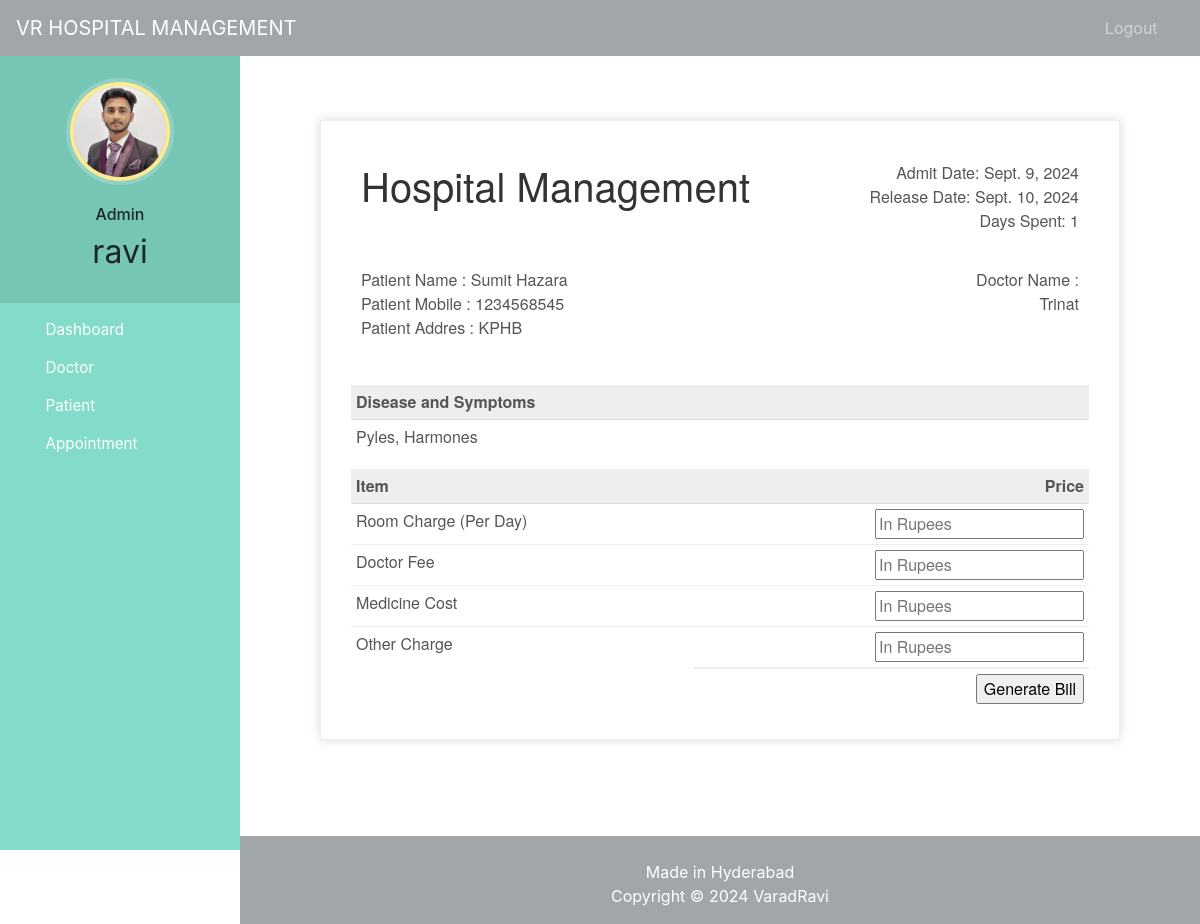
Page /discharge-patient/1 (signed in) on the committed database.
### hospital/models.py (models this page shows, shortened)
class Patient(models.Model):
    user=models.OneToOneField(User,on_delete=models.CASCADE)
    profile_pic= models.ImageField(upload_to='profile_pic/PatientProfilePic/',null=True,blank=True)
    address = models.CharField(max_length=40)
    mobile = models.CharField(max_length=20,null=False)
    symptoms = models.CharField(max_length=100,null=False)
    assignedDoctorId = models.PositiveIntegerField(null=True)
    admitDate=models.DateField(auto_now=True)
    status=models.BooleanField(default=False)
    @property
    def get_name(self):
        return self.user.first_name+" "+self.user.last_name

### hospital/views.py (the view, shortened to what this page needs)
# urls.py: path('discharge-patient/<int:pk>', views.discharge_patient_view,name='discharge-patient'),
@login_required(login_url='adminlogin')
@user_passes_test(is_admin)
def discharge_patient_view(request,pk):
    patient=models.Patient.objects.get(id=pk)
    days=(date.today()-patient.admitDate) #2 days, 0:00:00
    assignedDoctor=models.User.objects.all().filter(id=patient.assignedDoctorId)
    d=days.days # only how many day that is 2
    patientDict={
        'patientId':pk,
        'name':patient.get_name,
        'mobile':patient.mobile,
        'address':patient.address,
        'symptoms':patient.symptoms,
        'admitDate':patient.admitDate,
        'todayDate':date.today(),
        'day':d,
        'assignedDoctorName':assignedDoctor[0].first_name,
    }
    return render(request,'hospital/patient_generate_bill.html',context=patientDict)

### hospital/views.py (called while the page is built)
def is_admin(user):
    return user.groups.filter(name='ADMIN').exists()

### templates/hospital/patient_generate_bill.html (shortened to what this page needs)
{% extends 'hospital/admin_base.html' %}
{% load static %}
{% block content %}
<head>
</head>
<br><br><br>
<div class="invoice-box">
  <table cellpadding="0" cellspacing="0">
    <tr class="top">
      <td colspan="2">
        <table>
          <tr>
            <td class="title">
              <h1>Hospital Management</h1>
            </td>
            <td>
              Admit Date: {{admitDate}}<br>
              Release Date: {{todayDate}}<br>
              Days Spent: {{day}}
            </td>
          </tr>
        </table>
      </td>
    </tr>
    <tr class="information">
      <td colspan="2">
        <table>
          <tr>
            <td>
              Patient Name : {{name}}<br>
              Patient Mobile : {{mobile}}<br>
              Patient Addres : {{address}}<br>
            </td>
            <td>
              Doctor Name :<br>
              {{assignedDoctorName}}<br>
            </td>
          </tr>
        </table>
      </td>
    </tr>
    <tr class="heading">
      <td>
        Disease and Symptoms
      </td>
      <td>
      </td>
    </tr>
    <tr class="details">
      <td>
        {{symptoms}}
      </td>
    </tr>
    <tr class="heading">
      <td>
        Item
      </td>
      <td>
        Price
      </td>
    </tr>
    <form method="post">
      <tr class="item">
        <td>
          Room Charge (Per Day)
        </td>
        <td>
          <input type="number" name="roomCharge" placeholder="In Rupees" value="">
        </td>
      </tr>
      <tr class="item">
        <td>
          Doctor Fee
        </td>
        <td>
          <input type="number" name="doctorFee" placeholder="In Rupees" value="">
        </td>
      </tr>
      <tr class="item">
        <td>
          Medicine Cost
        </td>
        <td>
          <input type="number" name="medicineCost" placeholder="In Rupees" value="">
        </td>
      </tr>
      <tr class="item last">
        <td>
          Other Charge
        </td>
        <td>
          <input type="number" name="OtherCharge" placeholder="In Rupees" value="">
        </td>
      </tr>
      <tr class="total">
        <td></td>
        <td>
          <input type="submit" name="submit" value="Generate Bill">
        </td>
      </tr>
    </form>
  </table>
</div>
{% endblock content %}

### templates/hospital/admin_base.html (shortened to what this page needs)
<!DOCTYPE html>
{% load static %}
<html lang="en">
<head>
  <link rel="stylesheet" href="https://stackpath.bootstrapcdn.com/bootstrap/4.3.1/css/bootstrap.min.css">
  <link rel="stylesheet" href="https://maxcdn.bootstrapcdn.com/font-awesome/4.7.0/css/font-awesome.min.css">
  <link rel="stylesheet" href="{% static '/style.css' %}">
</head>
<body>
  <nav class="menu" tabindex="0">
    <header class="avatar">
      <img src="{% static "images/adminpropic.png" %}" />
      <br><br>
      <h6>Admin</h6>
      <h2>{{request.user.first_name}}</h2>
    </header>
    <ul>
      <li tabindex="0" class="icon-dashboard"> <a style="color:white; text-decoration:none;" href="/admin-dashboard"><span>Dashboard</span></a> </li>
      <li tabindex="0" class="icon-customers"> <a style="color:white; text-decoration:none;" href="/admin-doctor"><span>Doctor</span></a></li>
      <li tabindex="0" class="icon-users"> <a style="color:white; text-decoration:none;" href="/admin-patient"><span>Patient</span></a></li>
      <li tabindex="0" class="icon-calendar"> <a style="color:white; text-decoration:none;" href="/admin-appointment"><span>Appointment</span></a></li>
    </ul>
  </nav>
  <main>
    <div class="bs-example">
      <nav class="navbar navbar-expand-md  navbar-dark fixed-top" style="background:#a1a6aa;">
        <a href="/admin-dashboard" class="navbar-brand">VR HOSPITAL MANAGEMENT</a>
        <div class="collapse navbar-collapse justify-content-between" id="navbarCollapse">
          <div class="navbar-nav" style=" margin-left: 90%;">
            <a href="/logout" class="nav-item nav-link">Logout</a>
          </div>
        </div>
      </nav>
    </div>
    <br><br>
    {% block content %}
    {% endblock content %}
    <br><br><br><br>
    <footer>
      <br>
      <div class="container">
        <div class="row">
          <div class="col-md-12 col-sm-12">
            <div style="color:#ffffff;" class="wow fadeInUp footer-copyright">
              <p>Made in Hyderabad <br>
                Copyright &copy; 2024 VaradRavi </p>
            </div>
          </div>
        </div>
      </div>
    </footer>
  </main>
</body>
</html>

### static/style.css (style rules this page uses)
body { padding-left: 240px; }
main { position: relative; height: 100vh; }
.menu { background: #5bc995; height: 100vh; width: 240px; position: fixed; top: 0px; left: 0; z-index: 5; outline: none; }
.menu .avatar { background: rgba(0, 0, 0, 0.1); padding: 2em 0.5em; text-align: center; }
.menu .avatar img { width: 100px; border-radius: 50%; overflow: hidden; border: 4px solid #ffea92; box-shadow: 0 0 0 4px rgba(255, 255, 255, 0.2); }
.menu .avatar h2 { font-weight: normal; margin-bottom: 0; }
.menu ul { list-style: none; padding: 0.5em 0; margin: 0; }
.menu ul li { padding: 0.5em 1em 0.5em 3em; font-size: 0.95em; font-weight: regular; background-repeat: no-repeat; background-position: left 15px center; background-size: auto 20px; transition: all 0.15s linear; cursor: pointer; }
.menu ul li.icon-dashboard { background-image: url("http://www.entypo.com/images//gauge.svg"); }
.menu ul li.icon-customers { background-image: url("http://www.entypo.com/images//briefcase.svg"); }
.menu ul li.icon-users { background-image: url("http://www.entypo.com/images//users.svg"); }
.menu ul li.icon-calendar { background-image: url("http://www.entypo.com/images//calendar.svg"); }

### templates/hospital/admin_base.html (style rules this page uses)
a:link { text-decoration: none; }
a { color: white; }
footer { padding: 0px 0px 0px 0px; background-color:#a1a6aa; margin: 0px; }
p { text-align: center; }
body { padding-left: 240px; }
main { position: relative; height: 100vh; }
.menu { background: #83dcc9; height: 100vh; width: 240px; position: fixed; top: 0px; left: 0; z-index: 5; outline: none; }
.menu .avatar { background: rgba(0, 0, 0, 0.1); padding: 2em 0.5em; text-align: center; }
.menu .avatar img { width: 100px; border-radius: 50%; overflow: hidden; border: 4px solid #ffea92; box-shadow: 0 0 0 4px rgba(255, 255, 255, 0.2); }
.menu .avatar h2 { font-weight: normal; margin-bottom: 0; }
.menu ul { list-style: none; padding: 0.5em 0; margin: 0; }
.menu ul li { padding: 0.5em 1em 0.5em 3em; font-size: 0.95em; font-weight: regular; background-repeat: no-repeat; background-position: left 15px center; background-size: auto 20px; transition: all 0.15s linear; cursor: pointer; }
.menu ul li.icon-dashboard { background-image: url("http://www.entypo.com/images//gauge.svg"); }
.menu ul li.icon-customers { background-image: url("http://www.entypo.com/images//briefcase.svg"); }
.menu ul li.icon-users { background-image: url("http://www.entypo.com/images//users.svg"); }
.menu ul li.icon-calendar { background-image: url("http://www.entypo.com/images//calendar.svg"); }

### templates/hospital/patient_generate_bill.html (style rules this page uses)
.invoice-box { max-width: 800px; margin: auto; padding: 30px; border: 1px solid #eee; box-shadow: 0 0 10px rgba(0, 0, 0, .15); font-size: 16px; line-height: 24px; font-family: 'Helvetica Neue', 'Helvetica', Helvetica, Arial, sans-serif; color: #555; }
.invoice-box table { width: 100%; line-height: inherit; text-align: left; }
.invoice-box table td { padding: 5px; vertical-align: top; }
.invoice-box table tr td:nth-child(2) { text-align: right; }
.invoice-box table tr.top table td { padding-bottom: 20px; }
.invoice-box table tr.top table td.title { font-size: 45px; line-height: 45px; color: #333; }
.invoice-box table tr.information table td { padding-bottom: 40px; }
.invoice-box table tr.heading td { background: #eee; border-bottom: 1px solid #ddd; font-weight: bold; }
.invoice-box table tr.details td { padding-bottom: 20px; }
.invoice-box table tr.item td { border-bottom: 1px solid #eee; }
.invoice-box table tr.item.last td { border-bottom: none; }
.invoice-box table tr.total td:nth-child(2) { border-top: 2px solid #eee; font-weight: bold; }
.menu { top: 50px; }

### rows in the picture
Patient: admitDate "Sept. 9, 2024", mobile "1234568545", address "KPHB", symptoms "Pyles, Harmones"

### other values in the picture
{{ request.user.first_name }} "ravi"
{{ name }} "Sumit Hazara"
{{ assignedDoctorName }} "Trinat"
